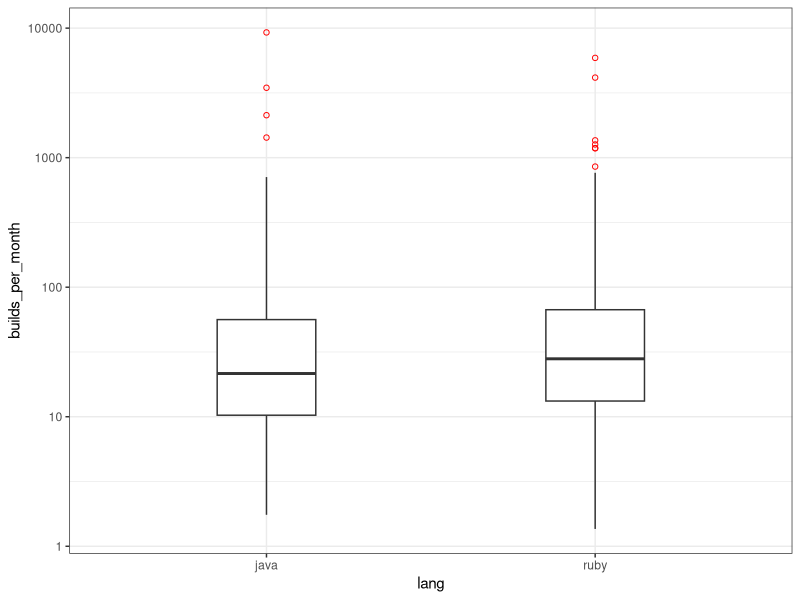
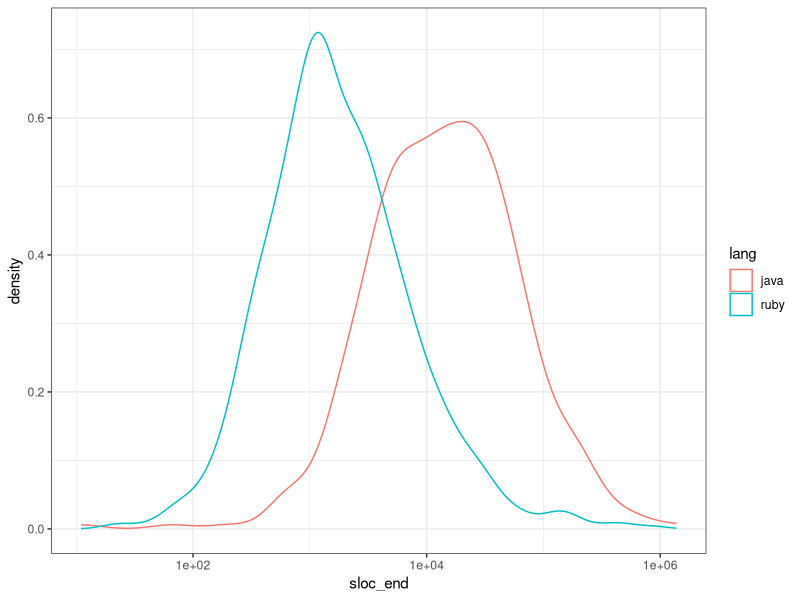
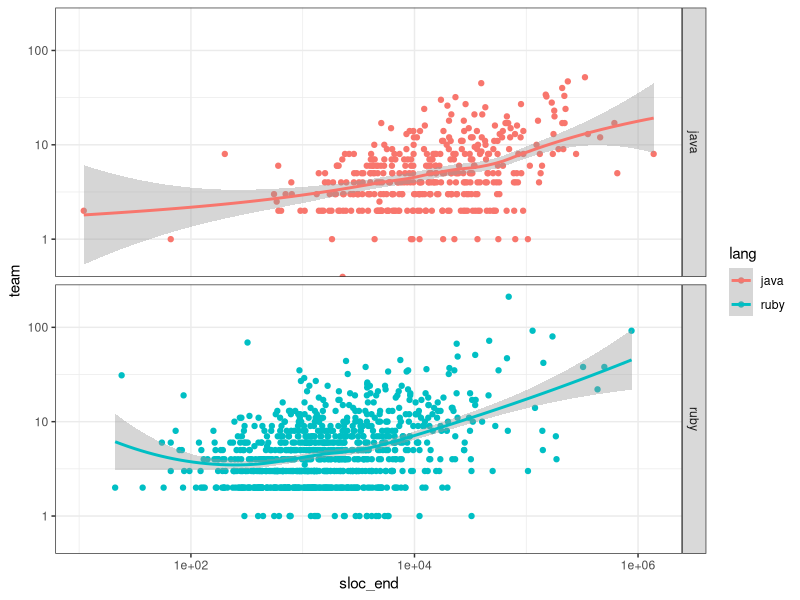

R code for these plots, in order:
## ---- chunk 1
library(tidyverse)
library(here)
library(knitr)
library(ggplot2)
theme_set(theme_bw())

## ---- chunk 2
projetos = read_csv(here::here("data/projetos.csv"))
## ---- chunk 3
projetos = projetos %>% 
    filter(lang != "javascript")
## ---- chunk 4
ggplot(projetos, aes(lang,builds_per_month))+
    geom_boxplot(width = .3, outlier.colour = "red",  outlier.shape = 1) +
    scale_y_log10()


## ---- chunk 5

ggplot(projetos, aes(sloc_end, colour=lang)) +
    geom_density() +
    scale_x_log10()

## ---- chunk 6

ggplot(projetos, aes(sloc_end, team, colour=lang)) +
    geom_point() +
    geom_smooth() +
    facet_grid(lang ~ .)+
    scale_x_log10() +
    scale_y_log10()

cor(projetos$sloc_end, projetos$team, method="pearson")

